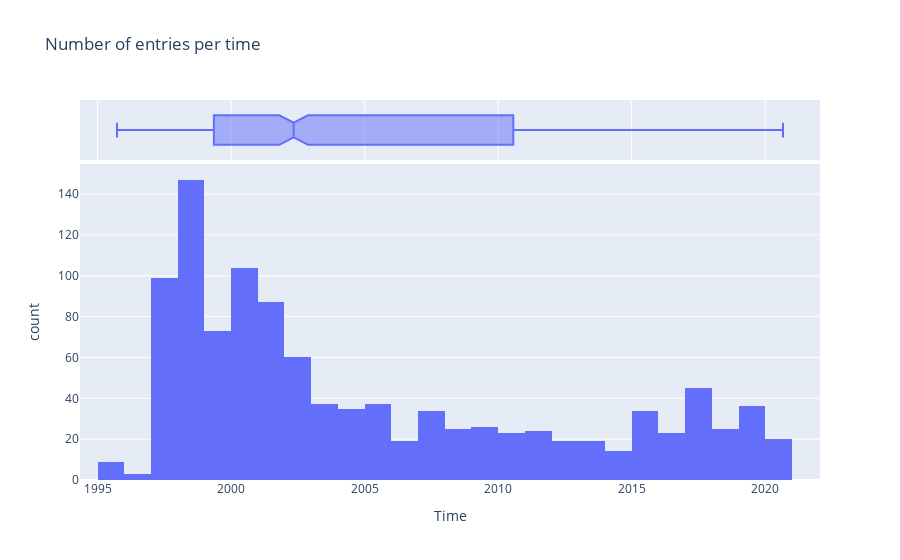

The code cell stored with this chart in its notebook:
### Markdown cell above
### Time

Must be set to daily frequency. If multiple data points are available for a single day, the mean is taken.

### Code cell
px.histogram(
    index,
    x="time",
    title="Number of entries per time",
    labels=dict(
        time="Time",
        count="Number of entries",
    ),
    marginal="box",
)

### Figure 1 — Plotly figure (JSON) as saved in the notebook; plotly's stock layout.template omitted (floating-point values rounded to 4 significant figures; data arrays with more than 128 entries replaced by an {"elided": "..."} marker saying what was removed)
{"data": [{"bingroup": "x", "hovertemplate": "Time=%{x}<br>count=%{y}<extra></extra>", "legendgroup": "", "marker": {"color": "#636efa", "pattern": {"shape": ""}}, "name": "", "orientation": "v", "showlegend": false, "type": "histogram", "x": {"elided": "1077 str values"}, "xaxis": "x", "yaxis": "y"}, {"hovertemplate": "Time=%{x}<extra></extra>", "legendgroup": "", "marker": {"color": "#636efa"}, "name": "", "notched": true, "showlegend": false, "type": "box", "x": {"elided": "1077 str values"}, "xaxis": "x2", "yaxis": "y2"}], "layout": {"barmode": "relative", "legend": {"tracegroupgap": 0}, "title": {"text": "Number of entries per time"}, "xaxis": {"anchor": "y", "domain": [0, 1], "title": {"text": "Time"}}, "xaxis2": {"anchor": "y2", "domain": [0, 1], "matches": "x", "showgrid": true, "showticklabels": false}, "yaxis": {"anchor": "x", "domain": [0, 0.8316], "title": {"text": "count"}}, "yaxis2": {"anchor": "x2", "domain": [0.8416, 1], "matches": "y2", "showgrid": false, "showline": false, "showticklabels": false, "ticks": ""}}}
